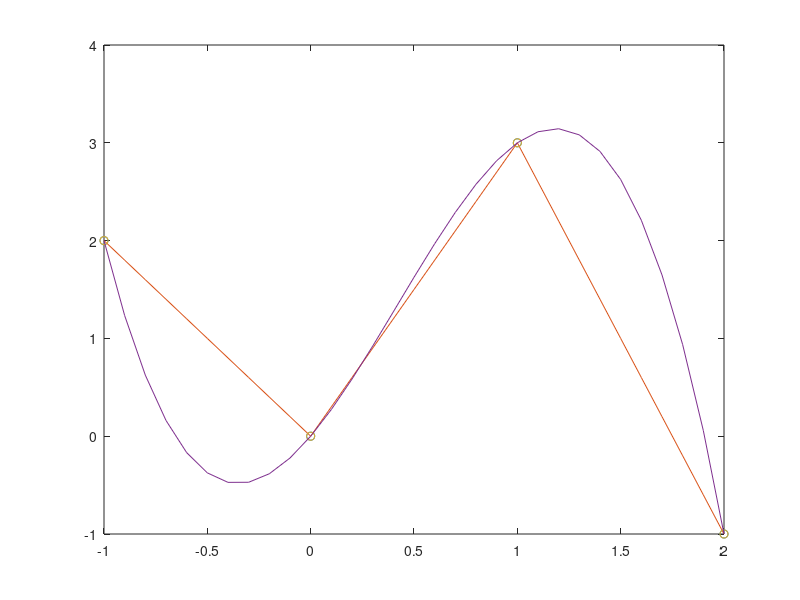

Write MATLAB code to recreate this figure.
% interpolation with linear spline
clc 
x = [-1; 0; 1; 2];
y = [2; 0; 3; -1];
xx = -1:0.1:2;
yy = interp1(x,y,xx,'linear');
plot(x,y,'o',xx,yy)
interp1(x,y,5,'linear');
hold on
% interpolation with cubic spline
clc
xx = -1:0.1:2;
yy = spline(x,y,xx);
plot(x,y,'o',xx,yy)
